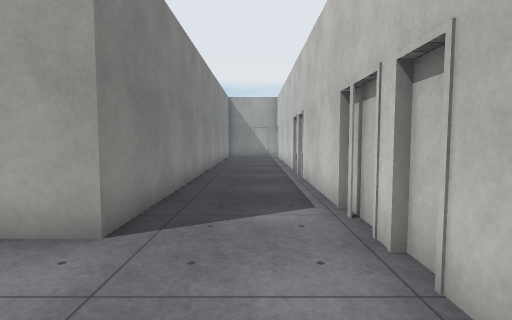
View 1 (above)

19 first-person views from a walk through a 3-D level made in the Unity game engine. The camera is 1.2 m above the floor, tilts 4° down and sees 80° across. The floor is counted in squares, 1 m on a side. Each view is taken from the middle of a square. On the plan, view 1 faces up. The plan holds only what a view shows up to about 13 squares ahead; the rest is blank. The place goes on beyond the plan. Surface patterns are stand-ins for the level's own textures.

View 2
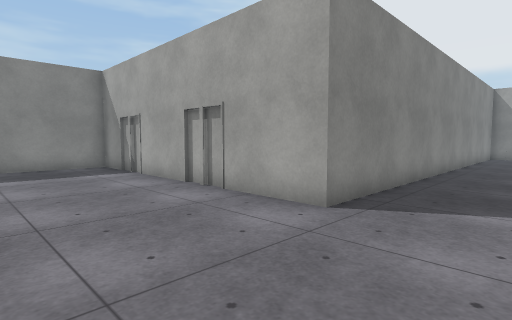

View 3
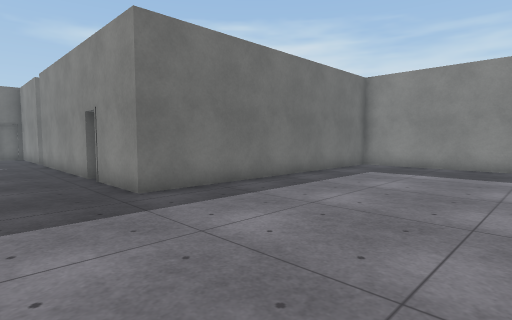

View 4
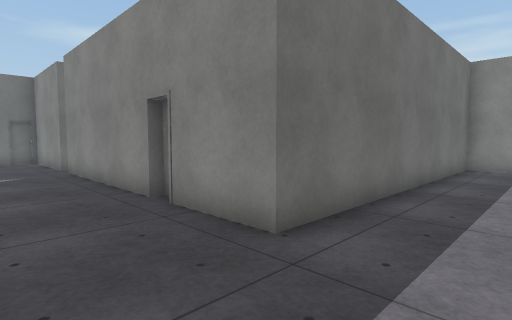

View 5
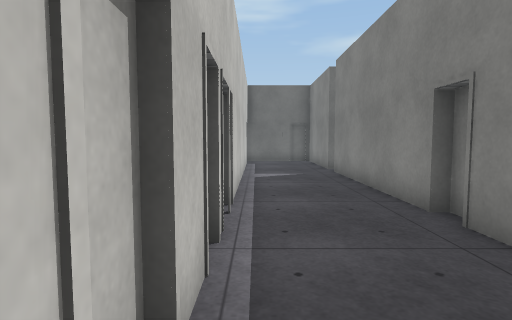

View 6
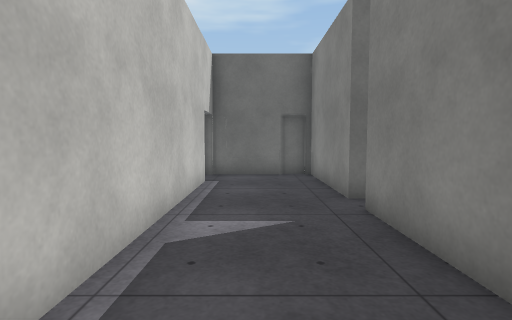

View 7
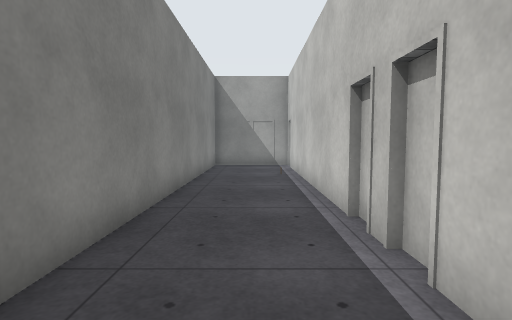

View 8
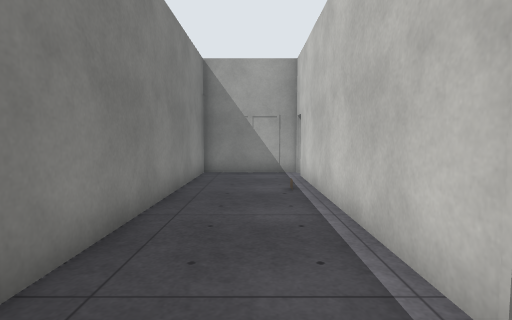

View 9
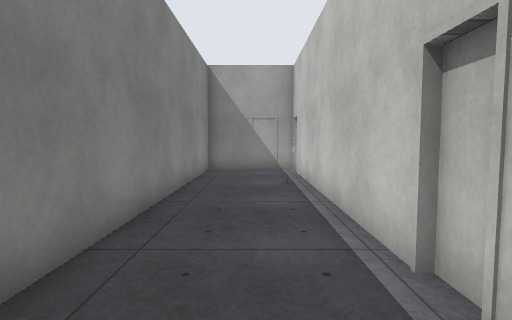

View 10
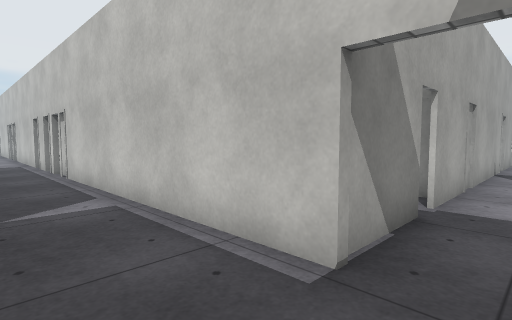

View 11
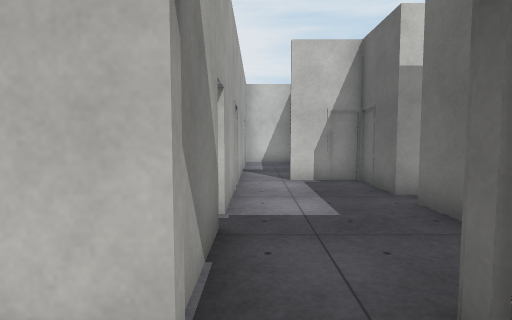

View 12
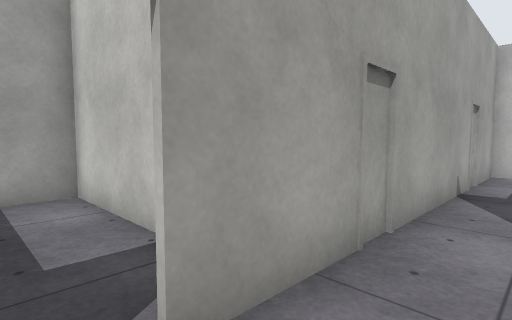

View 13
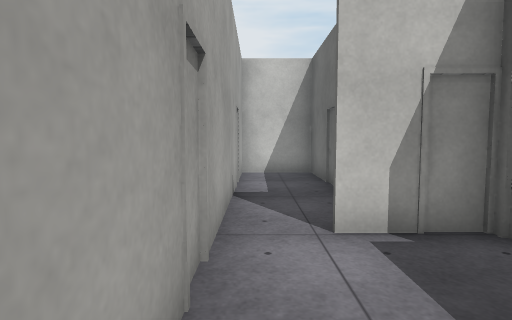

View 14
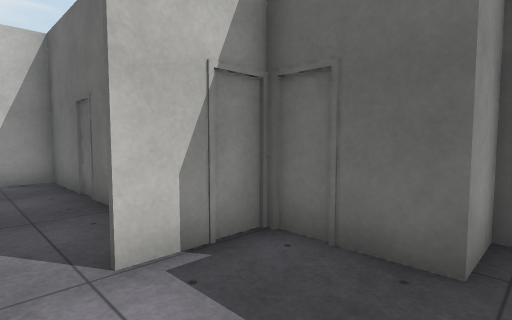

View 15
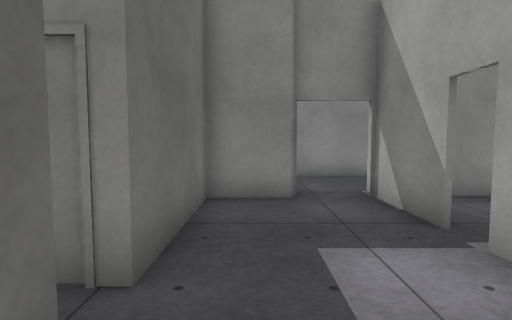

View 16
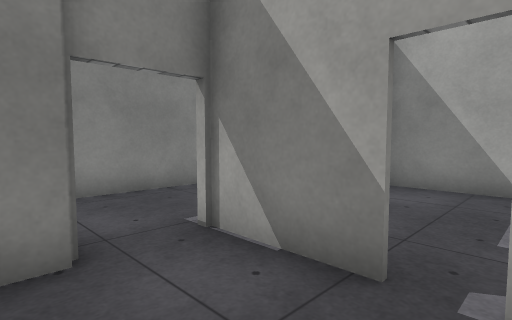

View 17
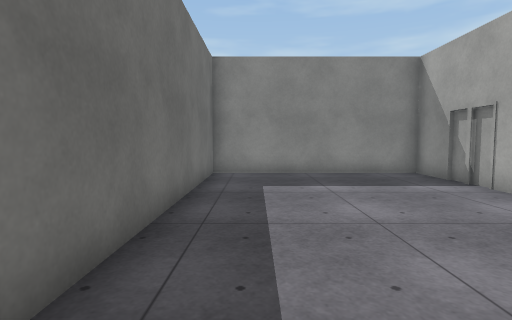

View 18
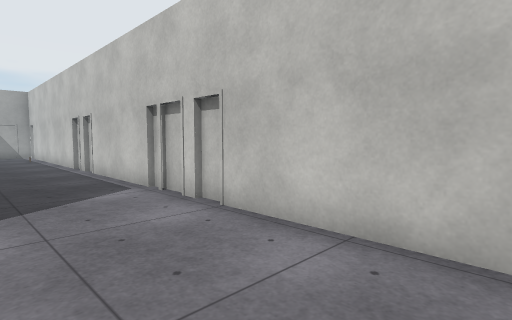

View 19
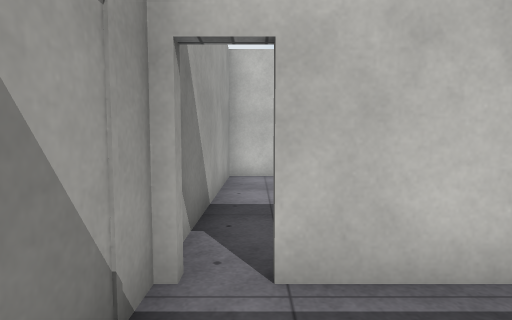

### Floor plan
Points are (right, up) in squares from view 1. A wall is a line through its corners. A room is listed if a view was taken in it or the views show most of it. See-through windows are left out.
Room 1 (views 1, 2, 3, 4, 5, 6, 7, 8, 9, 10, 11, 17, 18, 19)
walls: (1.4, 3.9) (1.4, 9.5); (1.4, -2.9) (1.4, 3.8); (1.4, -4.8) (1.4, -3); (-2.2, -6.5) (-2.2, -6.9); (-1.9, -6.9) (-1.9, -13.1); (1.4, -6.1) (1.4, -5.4); (1.4, -7) (1.4, -6.2); (1.4, 9.6) (1.4, 19.9); (-1.9, -14.1) (-1.9, -18.4) (-0.9, -18.4); (1.4, -16.5) (1.4, -7.5); (-0.9, -18.2) (1.8, -18.2); (1.5, 20.8) (-1.9, 20.8) (-1.9, 3.6) (-12.6, 3.6) (-12.6, -3.5) (-1.9, -3.5) (-1.9, -6.1)
ways out: opening at (2, -17) to room 2; gap at (2, 20)
Room 2 (views 12, 13, 14, 15, 16)
walls: (6.5, -21.4) (6.5, -20) (8.8, -20) (8.8, -18); (11.6, -19) (15.8, -19) (15.8, -16.5) (4.8, -16.5); (4, -16.5) (1.4, -16.5); (1.8, -18.2) (1.8, -20) (5.6, -20) (5.6, -20.8)
ways out: opening at (2, -17) to room 1; gap at (4.5, -16) to room 3
Room 3 (no view inside)
walls: (1.6, -14) (1.6, -14.9); (5.8, -16.2) (5.8, -11.1) (1.9, -11.1)
ways out: gap at (4.5, -16) to room 2

Where each view was taken, in squares from view 1:
view 1: 0 up, 0 right, facing up
view 2: 1 down, 1 right, facing up-left
view 3: 3 up, 1 right, facing down-left
view 4: 1 down, 1 right, facing down-left
view 5: 2 down, 1 right, facing down
view 6: 8 down, 0 right, facing down
view 7: 7 up, 0 right, facing up
view 8: 10 up, 0 right, facing up
view 9: 9 up, 0 right, facing up
view 10: 18 down, 1 left, facing up-right
view 11: 17 down, 0 right, facing right
view 12: 18 down, 4 right, facing up-right
view 13: 17 down, 5 right, facing right
view 14: 17 down, 6 right, facing down-right
view 15: 19 down, 8 right, facing left
view 16: 19 down, 5 right, facing up-left
view 17: 2 down, 2 left, facing left
view 18: 2 down, 2 left, facing up-right
view 19: 20 up, 1 left, facing right
